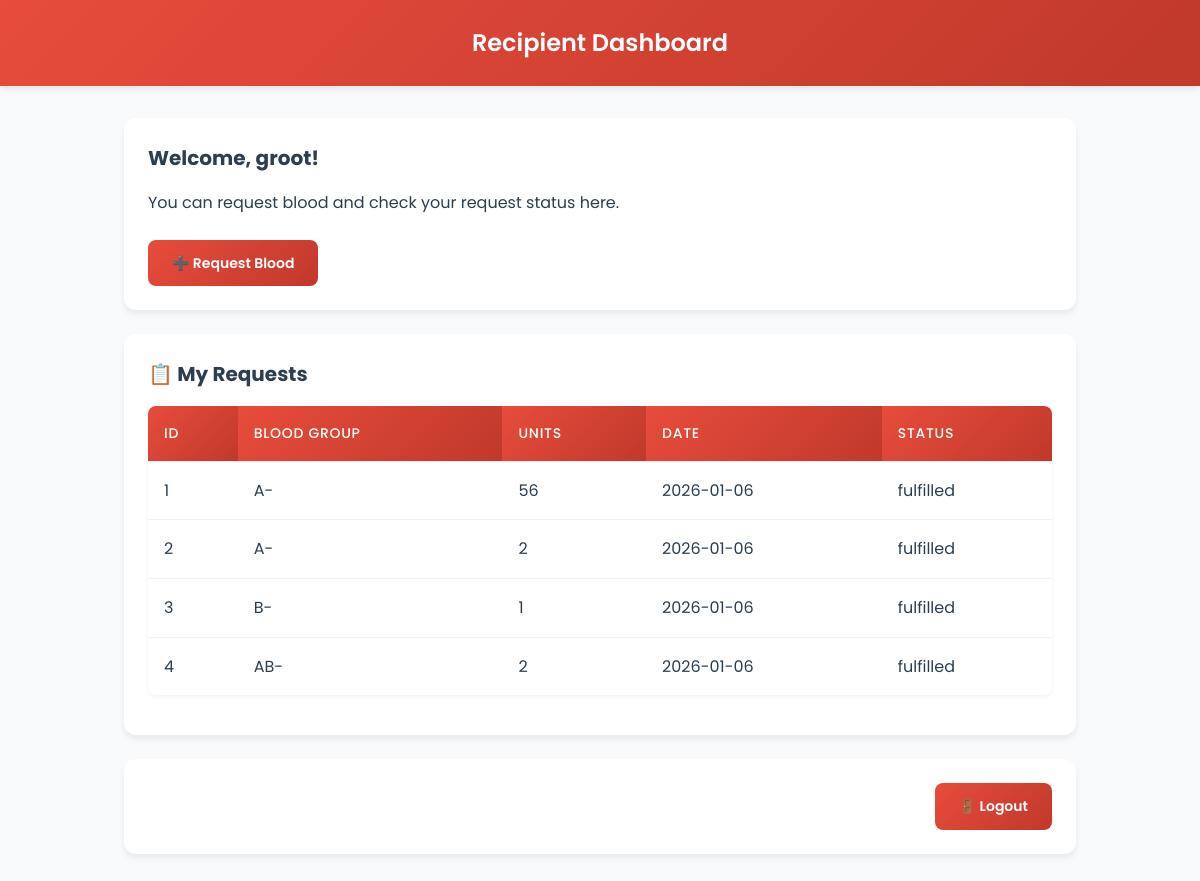
The app's page /recipient.php (signed in) with its own data.
### tables this page shows
CREATE TABLE `users` (
  `user_id` int(11) NOT NULL,
  `name` varchar(100) NOT NULL,
  `email` varchar(100) NOT NULL,
  `phone` varchar(15) DEFAULT NULL,
  `password` varchar(255) NOT NULL,
  `role` enum('admin','donor','recipient','staff','patient','doctor') DEFAULT 'donor',
  `is_active` tinyint(1) DEFAULT 1
);

CREATE TABLE `requests` (
  `request_id` int(11) NOT NULL,
  `recipient_id` int(11) DEFAULT NULL,
  `blood_group` varchar(5) DEFAULT NULL,
  `units_requested` int(11) DEFAULT NULL,
  `status` enum('pending','approved','fulfilled','rejected') DEFAULT 'pending',
  `request_date` date DEFAULT NULL
);

### recipient.php (the view, shortened to what this page needs)
<?php
include("connectionDB.php");
$recipient_id = $_SESSION['user_id'];
$user_id = $_SESSION['user_id'];
$res = mysqli_query($conn, "SELECT name FROM users WHERE user_id = $user_id");
$user = mysqli_fetch_assoc($res);
$name = $user['name'];
?>
<!DOCTYPE html>
<html>
<head>
</head>
<body>
    <div class="header">
        <h2>Recipient Dashboard</h2>
    </div>
    <div class="container">
        <div class="card">
            <h3>Welcome, <?php echo htmlspecialchars($name); ?>!</h3>
            <p>You can request blood and check your request status here.</p>
            <div style="margin-top: 1.5rem">
                <a href="blood_request.php" class="btn">➕ Request Blood</a>
            </div>
        </div>
        <div class="card">
            <h3>📋 My Requests</h3>
            <?php
            $res = mysqli_query($conn,"SELECT * FROM requests WHERE recipient_id='$recipient_id'");
            if(mysqli_num_rows($res) > 0){
                echo "<table><tr><th>ID</th><th>Blood Group</th><th>Units</th><th>Date</th><th>Status</th></tr>";
                while($row = mysqli_fetch_assoc($res)){
                    echo "<tr>
                            <td>{$row['request_id']}</td>
                            <td>{$row['blood_group']}</td>
                            <td>{$row['units_requested']}</td>
                            <td>{$row['request_date']}</td>
                            <td>{$row['status']}</td>
                          </tr>";
                }
                echo "</table>";
            } else {
                echo "<p>No requests found.</p>";
            }
            ?>
        </div>
        <div class="card" style="text-align: right;">
            <a href="logout.php" class="btn">🚪 Logout</a>
        </div>
    </div>
</body>
</html>

### recipient.php (style rules this page uses)
:root { --primary: #2c3e50; --primary-light: #34495e; --accent: #e74c3c; --success: #27ae60; --warning: #f1c40f; --info: #3498db; --background: #f8fafc; --card: #ffffff; --text: #2c3e50; --text-light: #95a5a6; --shadow-sm: 0 2px 4px rgba(0,0,0,0.05); --shadow-md: 0 4px 6px rgba(0,0,0,0.07); --shadow-lg: 0 10px 15px rgba(0,0,0,0.1); --radius-sm: 6px; --radius-md: 8px; --radius-lg: 12px; }
* { margin: 0; padding: 0; box-sizing: border-box; }
body { font-family: 'Poppins', sans-serif; background: var(--background); color: var(--text); line-height: 1.6; }
.header { background: linear-gradient(135deg, var(--accent), #c0392b); color: #fff; padding: 1.5rem; text-align: center; box-shadow: var(--shadow-md); }
.header h2 { font-size: 1.5rem; font-weight: 600; margin: 0; }
.container { max-width: 1000px; margin: 2rem auto; padding: 0 1.5rem; }
.card { background: var(--card); padding: 1.5rem; margin-bottom: 1.5rem; border-radius: var(--radius-lg); box-shadow: var(--shadow-md); transition: transform 0.3s ease, box-shadow 0.3s ease; }
.card h3 { color: var(--primary); margin-bottom: 1rem; font-size: 1.25rem; display: flex; align-items: center; gap: 0.5rem; }
a.btn { display: inline-flex; align-items: center; padding: 0.75rem 1.5rem; background: linear-gradient(135deg, var(--accent), #c0392b); color: #fff; border-radius: var(--radius-md); text-decoration: none; font-weight: 600; transition: all 0.3s ease; font-size: 0.875rem; gap: 0.5rem; }
table { width: 100%; border-collapse: separate; border-spacing: 0; margin: 1rem 0; background: var(--card); border-radius: var(--radius-md); overflow: hidden; box-shadow: var(--shadow-sm); }
th, td { padding: 1rem; text-align: left; border-bottom: 1px solid #edf2f7; }
th { background: linear-gradient(135deg, var(--accent), #c0392b); color: #fff; font-weight: 500; text-transform: uppercase; font-size: 0.875rem; letter-spacing: 0.05em; }
tr:last-child td { border-bottom: none; }
tbody tr { transition: background-color 0.2s ease; }

### records on screen
users: name "groot"
requests: request_id "1", blood_group "A-", units_requested "56", request_date "2026-01-06", status "fulfilled"
requests: request_id "2", blood_group "A-", units_requested "2", request_date "2026-01-06", status "fulfilled"
requests: request_id "3", blood_group "B-", units_requested "1", request_date "2026-01-06", status "fulfilled"
requests: request_id "4", blood_group "AB-", units_requested "2", request_date "2026-01-06", status "fulfilled"
